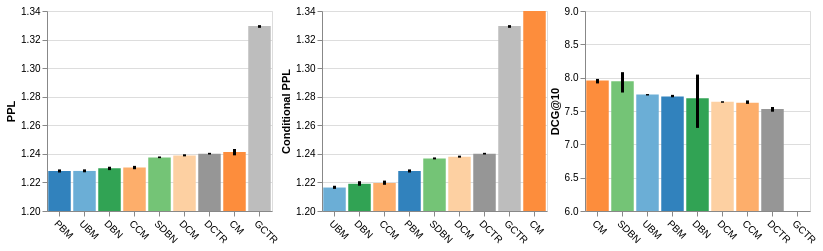

Notebook source saved alongside this figure:
### Code cell
def plot_metric(df, metric, domain, y_title, ascending=False, scheme="category20c"):
    df = df[df[metric].notna()]
    model_order = (
        df
        .groupby("model")[metric]
        .mean()
        .sort_values(ascending=ascending)
        .index
    )
    

    source = df[df.model.isin(model_order)]
    source["color"] = df.model.map(model2color)
    base = alt.Chart(source, width=225, height=200)

    x = alt.X("model", title="", sort=model_order).axis(labelAngle=45)
    
    bars = base.mark_bar().encode(
        x=x,
        y=alt.Y(f"mean({metric})", title=y_title).scale(domain=domain, clamp=True),
        color=alt.Color("color").scale(None)
    )
    errors = base.mark_errorbar(extent="ci", thickness=3).encode(
        x=x,
        y=alt.Y(metric, title=y_title),
    )
    
    return bars + errors

ppl = plot_metric(click_df, metric="test_ppl", domain=(1.2, 1.34), y_title="PPL", ascending=True)
cond_ppl = plot_metric(click_df, metric="test_cond_ppl", domain=(1.2, 1.34), y_title="Conditional PPL", ascending=True)
dcg = plot_metric(rel_df, metric="test_dcg@10", domain=(6, 9), y_title="DCG@10")

chart = ppl | cond_ppl | dcg
chart = chart.configure_concat(spacing=0).configure_scale(bandWithNestedOffsetPaddingInner=0.16)
chart

### Figure 1 — Vega-Lite specification as saved in the notebook (floating-point values rounded to 4 significant figures)
{"config": {"view": {"continuousWidth": 300, "continuousHeight": 300}, "concat": {"spacing": 0}, "scale": {"bandWithNestedOffsetPaddingInner": 0.16}}, "hconcat": [{"layer": [{"mark": {"type": "bar"}, "encoding": {"color": {"field": "color", "scale": null, "type": "nominal"}, "x": {"axis": {"labelAngle": 45}, "field": "model", "sort": ["PBM", "UBM", "DBN", "CCM", "SDBN", "DCM", "DCTR", "CM", "GCTR"], "title": "", "type": "nominal"}, "y": {"aggregate": "mean", "field": "test_ppl", "scale": {"domain": [1.2, 1.34], "clamp": true}, "title": "PPL", "type": "quantitative"}}}, {"mark": {"type": "errorbar", "extent": "ci", "thickness": 3}, "encoding": {"x": {"axis": {"labelAngle": 45}, "field": "model", "sort": ["PBM", "UBM", "DBN", "CCM", "SDBN", "DCM", "DCTR", "CM", "GCTR"], "title": "", "type": "nominal"}, "y": {"field": "test_ppl", "title": "PPL", "type": "quantitative"}}}], "data": {"name": "data-c33f9309ad2b8dba723e9b4be8a7f121"}, "height": 200, "width": 225}, {"layer": [{"mark": {"type": "bar"}, "encoding": {"color": {"field": "color", "scale": null, "type": "nominal"}, "x": {"axis": {"labelAngle": 45}, "field": "model", "sort": ["UBM", "DBN", "CCM", "PBM", "SDBN", "DCM", "DCTR", "GCTR", "CM"], "title": "", "type": "nominal"}, "y": {"aggregate": "mean", "field": "test_cond_ppl", "scale": {"domain": [1.2, 1.34], "clamp": true}, "title": "Conditional PPL", "type": "quantitative"}}}, {"mark": {"type": "errorbar", "extent": "ci", "thickness": 3}, "encoding": {"x": {"axis": {"labelAngle": 45}, "field": "model", "sort": ["UBM", "DBN", "CCM", "PBM", "SDBN", "DCM", "DCTR", "GCTR", "CM"], "title": "", "type": "nominal"}, "y": {"field": "test_cond_ppl", "title": "Conditional PPL", "type": "quantitative"}}}], "data": {"name": "data-c33f9309ad2b8dba723e9b4be8a7f121"}, "height": 200, "width": 225}, {"layer": [{"mark": {"type": "bar"}, "encoding": {"color": {"field": "color", "scale": null, "type": "nominal"}, "x": {"axis": {"labelAngle": 45}, "field": "model", "sort": ["CM", "SDBN", "UBM", "PBM", "DBN", "DCM", "CCM", "DCTR", "GCTR"], "title": "", "type": "nominal"}, "y": {"aggregate": "mean", "field": "test_dcg@10", "scale": {"domain": [6, 9], "clamp": true}, "title": "DCG@10", "type": "quantitative"}}}, {"mark": {"type": "errorbar", "extent": "ci", "thickness": 3}, "encoding": {"x": {"axis": {"labelAngle": 45}, "field": "model", "sort": ["CM", "SDBN", "UBM", "PBM", "DBN", "DCM", "CCM", "DCTR", "GCTR"], "title": "", "type": "nominal"}, "y": {"field": "test_dcg@10", "title": "DCG@10", "type": "quantitative"}}}], "data": {"name": "data-54ef47a0e5c59aa32cdc1ab26fa56278"}, "height": 200, "width": 225}], "$schema": "https://vega.github.io/schema/vega-lite/v5.20.1.json", "datasets": {"data-c33f9309ad2b8dba723e9b4be8a7f121": [{"model": "DBN", "test_loss": 0.2095, "test_ll": -0.2132, "test_ppl": 1.229, "test_cond_ppl": 1.218, "train_time_s": 684.3, "color": "#31a354"}, {"model": "SDBN", "test_loss": 0.2229, "test_ll": -0.2274, "test_ppl": 1.237, "test_cond_ppl": 1.236, "train_time_s": 496.7, "color": "#74c476"}, {"model": "DCM", "test_loss": 0.2237, "test_ll": -0.2282, "test_ppl": 1.238, "test_cond_ppl": 1.237, "train_time_s": 556.6, "color": "#fdd0a2"}, {"model": "CCM", "test_loss": 0.21, "test_ll": -0.2138, "test_ppl": 1.229, "test_cond_ppl": 1.218, "train_time_s": 694.8, "color": "#fdae6b"}, {"model": "GCTR", "test_loss": 0.2889, "test_ll": -0.2927, "test_ppl": 1.328, "test_cond_ppl": 1.328, "train_time_s": 321.8, "color": "#bdbdbd"}, {"model": "CM", "test_loss": 0.6202, "test_ll": -0.6466, "test_ppl": 1.239, "test_cond_ppl": 1.874, "train_time_s": 623.4, "color": "#fd8d3c"}, {"model": "PBM", "test_loss": 0.217, "test_ll": -0.2215, "test_ppl": 1.227, "test_cond_ppl": 1.227, "train_time_s": 610.2, "color": "#3182bd"}, {"model": "UBM", "test_loss": 0.2082, "test_ll": -0.2121, "test_ppl": 1.227, "test_cond_ppl": 1.215, "train_time_s": 681.3, "color": "#6baed6"}, {"model": "DCTR", "test_loss": 0.2252, "test_ll": -0.2298, "test_ppl": 1.24, "test_cond_ppl": 1.24, "train_time_s": 610.5, "color": "#969696"}, {"model": "DBN", "test_loss": 0.2096, "test_ll": -0.2135, "test_ppl": 1.23, "test_cond_ppl": 1.219, "train_time_s": 529.5, "color": "#31a354"}, {"model": "SDBN", "test_loss": 0.2229, "test_ll": -0.2274, "test_ppl": 1.237, "test_cond_ppl": 1.237, "train_time_s": 605.7, "color": "#74c476"}, {"model": "DCM", "test_loss": 0.2236, "test_ll": -0.2282, "test_ppl": 1.239, "test_cond_ppl": 1.238, "train_time_s": 582.1, "color": "#fdd0a2"}, {"model": "CCM", "test_loss": 0.21, "test_ll": -0.2139, "test_ppl": 1.231, "test_cond_ppl": 1.219, "train_time_s": 533.5, "color": "#fdae6b"}, {"model": "GCTR", "test_loss": 0.289, "test_ll": -0.293, "test_ppl": 1.33, "test_cond_ppl": 1.33, "train_time_s": 212.6, "color": "#bdbdbd"}, {"model": "CM", "test_loss": 0.6185, "test_ll": -0.646, "test_ppl": 1.242, "test_cond_ppl": 1.881, "train_time_s": 559.3, "color": "#fd8d3c"}, {"model": "PBM", "test_loss": 0.2168, "test_ll": -0.2214, "test_ppl": 1.228, "test_cond_ppl": 1.228, "train_time_s": 548.9, "color": "#3182bd"}, {"model": "UBM", "test_loss": 0.208, "test_ll": -0.212, "test_ppl": 1.228, "test_cond_ppl": 1.216, "train_time_s": 625.5, "color": "#6baed6"}, {"model": "DCTR", "test_loss": 0.2252, "test_ll": -0.2299, "test_ppl": 1.24, "test_cond_ppl": 1.24, "train_time_s": 449.2, "color": "#969696"}, {"model": "DBN", "test_loss": 0.2097, "test_ll": -0.2135, "test_ppl": 1.231, "test_cond_ppl": 1.221, "train_time_s": 556.1, "color": "#31a354"}, {"model": "SDBN", "test_loss": 0.2228, "test_ll": -0.2273, "test_ppl": 1.238, "test_cond_ppl": 1.237, "train_time_s": 540.4, "color": "#74c476"}, {"model": "DCM", "test_loss": 0.2237, "test_ll": -0.2282, "test_ppl": 1.24, "test_cond_ppl": 1.239, "train_time_s": 621.4, "color": "#fdd0a2"}, {"model": "CCM", "test_loss": 0.2101, "test_ll": -0.214, "test_ppl": 1.232, "test_cond_ppl": 1.221, "train_time_s": 686.5, "color": "#fdae6b"}, {"model": "GCTR", "test_loss": 0.2889, "test_ll": -0.2928, "test_ppl": 1.33, "test_cond_ppl": 1.33, "train_time_s": 227.2, "color": "#bdbdbd"}, {"model": "CM", "test_loss": 0.6202, "test_ll": -0.647, "test_ppl": 1.243, "test_cond_ppl": 1.884, "train_time_s": 596.7, "color": "#fd8d3c"}, {"model": "PBM", "test_loss": 0.2173, "test_ll": -0.2218, "test_ppl": 1.229, "test_cond_ppl": 1.229, "train_time_s": 585.6, "color": "#3182bd"}, {"model": "UBM", "test_loss": 0.2083, "test_ll": -0.2123, "test_ppl": 1.229, "test_cond_ppl": 1.218, "train_time_s": 676.7, "color": "#6baed6"}, {"model": "DCTR", "test_loss": 0.225, "test_ll": -0.2297, "test_ppl": 1.241, "test_cond_ppl": 1.241, "train_time_s": 587.7, "color": "#969696"}], "data-54ef47a0e5c59aa32cdc1ab26fa56278": [{"model": "DCM", "test_dcg@10": 7.624, "test_dcg@5": 4.986, "test_dcg@3": 3.642, "test_dcg@1": 1.735, "test_mrr@10": 0.6266, "color": "#fdd0a2"}, {"model": "DBN", "test_dcg@10": 7.776, "test_dcg@5": 5.139, "test_dcg@3": 3.762, "test_dcg@1": 1.805, "test_mrr@10": 0.6144, "color": "#31a354"}, {"model": "DCTR", "test_dcg@10": 7.538, "test_dcg@5": 4.944, "test_dcg@3": 3.604, "test_dcg@1": 1.722, "test_mrr@10": 0.6229, "color": "#969696"}, {"model": "CCM", "test_dcg@10": 7.659, "test_dcg@5": 5.021, "test_dcg@3": 3.647, "test_dcg@1": 1.73, "test_mrr@10": 0.6216, "color": "#fdae6b"}, {"model": "PBM", "test_dcg@10": 7.706, "test_dcg@5": 5.012, "test_dcg@3": 3.626, "test_dcg@1": 1.703, "test_mrr@10": 0.6215, "color": "#3182bd"}, {"model": "CM", "test_dcg@10": 7.981, "test_dcg@5": 5.233, "test_dcg@3": 3.813, "test_dcg@1": 1.816, "test_mrr@10": 0.6393, "color": "#fd8d3c"}, {"model": "SDBN", "test_dcg@10": 7.98, "test_dcg@5": 5.279, "test_dcg@3": 3.87, "test_dcg@1": 1.845, "test_mrr@10": 0.6261, "color": "#74c476"}, {"model": "UBM", "test_dcg@10": 7.752, "test_dcg@5": 5.05, "test_dcg@3": 3.668, "test_dcg@1": 1.724, "test_mrr@10": 0.6243, "color": "#6baed6"}, {"model": "GCTR", "test_dcg@10": 5.94, "test_dcg@5": 3.655, "test_dcg@3": 2.582, "test_dcg@1": 1.21, "test_mrr@10": 0.513, "color": "#bdbdbd"}, {"model": "DCM", "test_dcg@10": 7.644, "test_dcg@5": 5.015, "test_dcg@3": 3.657, "test_dcg@1": 1.733, "test_mrr@10": 0.6288, "color": "#fdd0a2"}, {"model": "DBN", "test_dcg@10": 7.246, "test_dcg@5": 4.696, "test_dcg@3": 3.437, "test_dcg@1": 1.665, "test_mrr@10": 0.5809, "color": "#31a354"}, {"model": "DCTR", "test_dcg@10": 7.489, "test_dcg@5": 4.892, "test_dcg@3": 3.559, "test_dcg@1": 1.684, "test_mrr@10": 0.6189, "color": "#969696"}, {"model": "CCM", "test_dcg@10": 7.611, "test_dcg@5": 4.957, "test_dcg@3": 3.589, "test_dcg@1": 1.695, "test_mrr@10": 0.6213, "color": "#fdae6b"}, {"model": "PBM", "test_dcg@10": 7.742, "test_dcg@5": 5.055, "test_dcg@3": 3.649, "test_dcg@1": 1.721, "test_mrr@10": 0.624, "color": "#3182bd"}, {"model": "CM", "test_dcg@10": 7.914, "test_dcg@5": 5.18, "test_dcg@3": 3.767, "test_dcg@1": 1.8, "test_mrr@10": 0.6382, "color": "#fd8d3c"}, {"model": "SDBN", "test_dcg@10": 7.777, "test_dcg@5": 5.183, "test_dcg@3": 3.825, "test_dcg@1": 1.878, "test_mrr@10": 0.6216, "color": "#74c476"}, {"model": "UBM", "test_dcg@10": 7.754, "test_dcg@5": 5.058, "test_dcg@3": 3.659, "test_dcg@1": 1.7, "test_mrr@10": 0.6233, "color": "#6baed6"}, {"model": "GCTR", "test_dcg@10": 5.94, "test_dcg@5": 3.655, "test_dcg@3": 2.582, "test_dcg@1": 1.21, "test_mrr@10": 0.513, "color": "#bdbdbd"}, {"model": "DCM", "test_dcg@10": 7.646, "test_dcg@5": 5.004, "test_dcg@3": 3.654, "test_dcg@1": 1.73, "test_mrr@10": 0.629, "color": "#fdd0a2"}, {"model": "DBN", "test_dcg@10": 8.046, "test_dcg@5": 5.31, "test_dcg@3": 3.886, "test_dcg@1": 1.842, "test_mrr@10": 0.6292, "color": "#31a354"}, {"model": "DCTR", "test_dcg@10": 7.56, "test_dcg@5": 4.952, "test_dcg@3": 3.612, "test_dcg@1": 1.723, "test_mrr@10": 0.6241, "color": "#969696"}, {"model": "CCM", "test_dcg@10": 7.607, "test_dcg@5": 4.955, "test_dcg@3": 3.598, "test_dcg@1": 1.709, "test_mrr@10": 0.6204, "color": "#fdae6b"}, {"model": "PBM", "test_dcg@10": 7.71, "test_dcg@5": 5.019, "test_dcg@3": 3.621, "test_dcg@1": 1.71, "test_mrr@10": 0.6199, "color": "#3182bd"}, {"model": "CM", "test_dcg@10": 7.976, "test_dcg@5": 5.227, "test_dcg@3": 3.793, "test_dcg@1": 1.812, "test_mrr@10": 0.6392, "color": "#fd8d3c"}, {"model": "SDBN", "test_dcg@10": 8.083, "test_dcg@5": 5.339, "test_dcg@3": 3.93, "test_dcg@1": 1.882, "test_mrr@10": 0.6314, "color": "#74c476"}, {"model": "UBM", "test_dcg@10": 7.733, "test_dcg@5": 5.031, "test_dcg@3": 3.626, "test_dcg@1": 1.714, "test_mrr@10": 0.6239, "color": "#6baed6"}, {"model": "GCTR", "test_dcg@10": 5.94, "test_dcg@5": 3.655, "test_dcg@3": 2.582, "test_dcg@1": 1.21, "test_mrr@10": 0.513, "color": "#bdbdbd"}]}}
